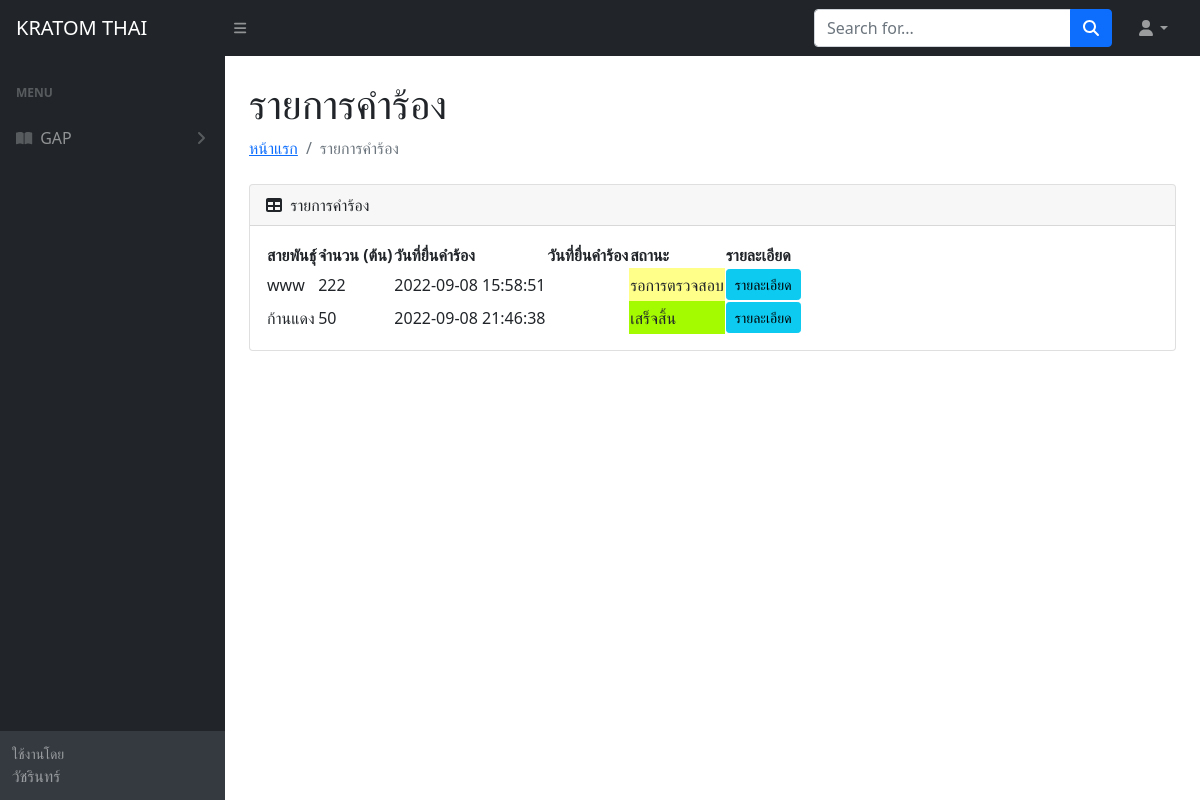
The app's page /user/list_petition.php (signed in), older data.
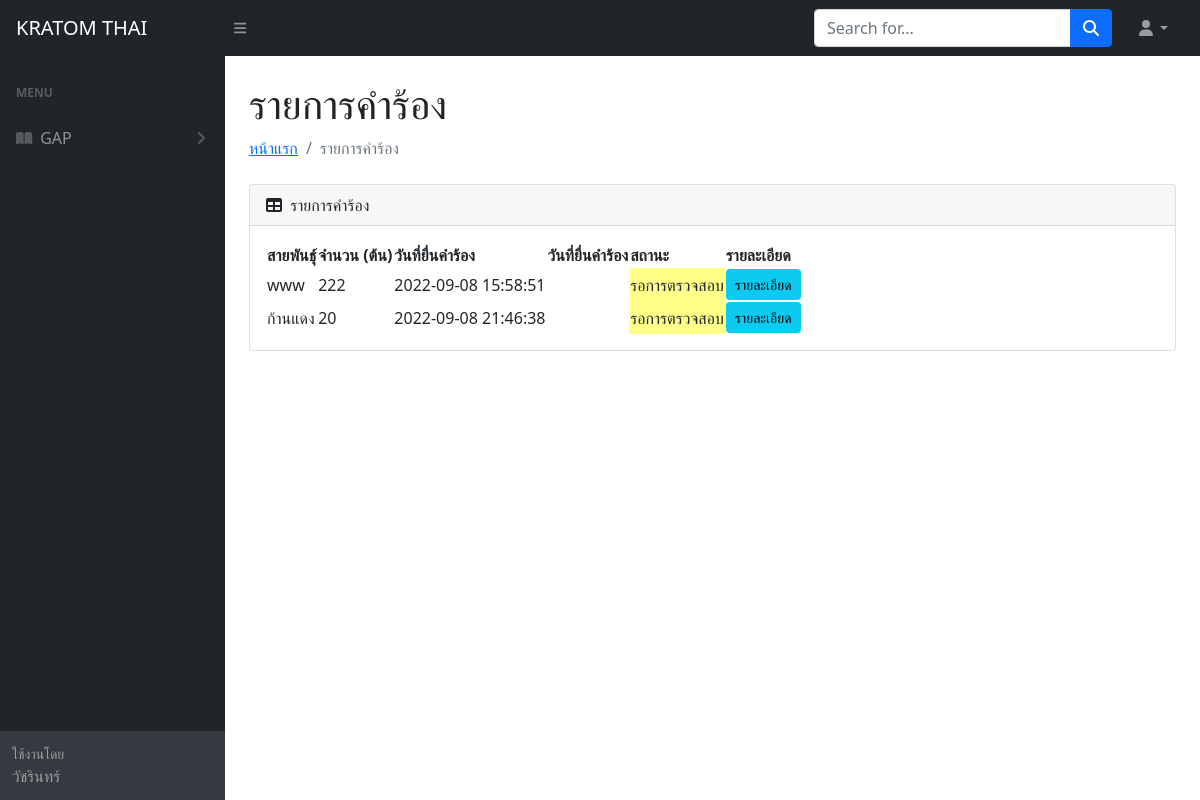
The same page, newer data.
### tables this page shows
CREATE TABLE IF NOT EXISTS `petition` (
  `id_user` int(11) DEFAULT NULL,
  `id_petition` int(11) NOT NULL AUTO_INCREMENT,
  `species` varchar(50) DEFAULT NULL,
  `quantity` int(11) DEFAULT NULL,
  `address_farm` varchar(100) DEFAULT NULL,
  `sub_area` varchar(50) DEFAULT NULL,
  `area` varchar(50) DEFAULT NULL,
  `province` varchar(50) DEFAULT NULL,
  `zip_code` varchar(5) DEFAULT NULL,
  `tel` varchar(10) DEFAULT NULL,
  `status` int(11) DEFAULT NULL,
  `petition_date` timestamp NULL DEFAULT NULL,
  `succes_date` timestamp NULL DEFAULT NULL,
  `approved` int(11) DEFAULT NULL,
  PRIMARY KEY (`id_petition`)
);

### user/header.php (called while the page is built, shortened)
<?php
  $user_id= $_SESSION['user_id'];
  $a_name = $_SESSION['a_name'];
?>

### user/list_petition.php (the view, shortened to what this page needs)
<!DOCTYPE html>
<html lang="en">
    <head>
        <?php
        include('header.php');
        $query = "SELECT * FROM petition WHERE id_user = $user_id" or die("Error:" . mysqli_error($con));
        $result = mysqli_query($con, $query);
        ?>
        <link href="https://cdn.jsdelivr.net/npm/simple-datatables@latest/dist/style.css" rel="stylesheet" />
        <link href="css/styles.css" rel="stylesheet" />
    </head>
    <body class="sb-nav-fixed">
        <?php
            include('menu.php');
        ?>
            <div id="layoutSidenav_content">
                <main>
                    <div class="container-fluid px-4">
                        <h1 class="mt-4">รายการคำร้อง</h1>
                        <ol class="breadcrumb mb-4">
                            <li class="breadcrumb-item"><a href="index.php">หน้าแรก</a></li>
                            <li class="breadcrumb-item active">รายการคำร้อง</li>
                        </ol>
                        <div class="card mb-4">
                            <div class="card-header">
                                <i class="fas fa-table me-1"></i>
                                รายการคำร้อง
                            </div>
                            <div class="card-body">
                                <table id="datatablesSimple">
                                    <thead>
                                        <tr>
                                            <th>สายพันธ์ุ</th>
                                            <th>จำนวน (ต้น)</th>
                                            <th>วันที่ยื่นคำร้อง</th>
                                            <th>วันที่ยื่นคำร้อง</th>
                                            <th>สถานะ</th>
                                            <th>รายละเอียด</th>
                                        </tr>
                                    </thead>
                                    <?php
                                        if($result->num_rows == 0){
                                    ?>
                                            <tr align="center">
                                            <td colspan="5">ไม่พบข้อมูล</td>
                                            </tr>
                                    <?php
                                        }else{
                                            while ($row_am =  mysqli_fetch_assoc($result)){ ?>
                                    <tbody>
                                        <tr>
                                            <td><?php echo $row_am['species']; ?></td>
                                            <td><?php echo $row_am['quantity']; ?></td>
                                            <td><?php echo $row_am['petition_date']; ?></td>
                                            <td><?php echo $row_am['succes_date']; ?></td>
                                            <?php if($row_am['status'] == 1){ ?>
                                                <td bgcolor="FFFF89"> รอการตรวจสอบ </td>
                                            <?php }elseif($row_am['status'] == 2){ ?>
                                                <td bgcolor="88FFEF"> กำลังดำเนินการ </td>
                                            <?php }elseif($row_am['status'] == 3){?>
                                                <td bgcolor="A4FB00"> เสร็จสิ้น <?php if ($row_am['approved'] == 1) {
                                                } ?></td>
                                            <?php } ?>
                                            <td><a href="detail_petition.php?ID=<?php echo md5($row_am['id_petition']); ?>" class="btn btn-info btn-sm"> รายละเอียด</a> </td>
                                        </tr>
                                    </tbody>
                                    <?php }} ; ?>
                                </table>
                            </div>
                        </div>
                    </div>
                </main>
            </div>
        </div>
    </body>
</html>

### user/menu.php (shortened to what this page needs)
<nav class="sb-topnav navbar navbar-expand navbar-dark bg-dark">
        <a class="navbar-brand ps-3" href="index.php">KRATOM THAI</a>
        <button class="btn btn-link btn-sm order-1 order-lg-0 me-4 me-lg-0" id="sidebarToggle" href="#!"><i class="fas fa-bars"></i></button>
        <form class="d-none d-md-inline-block form-inline ms-auto me-0 me-md-3 my-2 my-md-0">
            <div class="input-group">
                <input class="form-control" type="text" placeholder="Search for..." aria-label="Search for..." aria-describedby="btnNavbarSearch" />
                <button class="btn btn-primary" id="btnNavbarSearch" type="button"><i class="fas fa-search"></i></button>
            </div>
        </form>
        <ul class="navbar-nav ms-auto ms-md-0 me-3 me-lg-4">
            <li class="nav-item dropdown">
                <a class="nav-link dropdown-toggle" id="navbarDropdown" href="#" role="button" data-bs-toggle="dropdown" aria-expanded="false"><i class="fas fa-user fa-fw"></i></a>
            </li>
        </ul>
    </nav>
    <div id="layoutSidenav">
        <div id="layoutSidenav_nav">
            <nav class="sb-sidenav accordion sb-sidenav-dark" id="sidenavAccordion">
                <div class="sb-sidenav-menu">
                    <div class="nav">
                        <div class="sb-sidenav-menu-heading">MENU</div>
                        <a class="nav-link collapsed" href="#" data-bs-toggle="collapse" data-bs-target="#collapsePages" aria-expanded="false" aria-controls="collapsePages">
                            <div class="sb-nav-link-icon"><i class="fas fa-book-open"></i></div>
                            GAP
                            <div class="sb-sidenav-collapse-arrow"><i class="fas fa-angle-down"></i></div>
                        </a>
                    </div>
                </div>
                <div class="sb-sidenav-footer">
                    <div class="small">ใช้งานโดย</div>
                    <?php echo $a_name; ?>
                </div>
            </nav>
        </div>

Row changes from the older to the newer data that the page shows:
changed petition "ก้านแดง": quantity "50" → "20"; status "เสร็จสิ้น" → "รอการตรวจสอบ"
